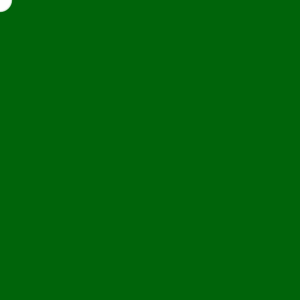
Frame 1 (no input)
Frame 60 (the mouse pressed at the canvas centre just before this capture): identical to frame 1, image omitted
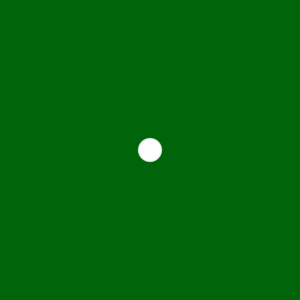
Frame 120 (the mouse held since frame 60 and released just before this capture)

The Processing sketch that drew these frames (run headless with seeded random() and noise(); from frame 60 on, the mouse is pressed at the canvas centre):

// Processing sketch: processing_168367
// ── processing_168367.pde

int num = 50;
int[] x = new int[num];
int[] y = new int[num];

void setup() {
  size(300,300);
  noStroke();
  smooth();
  fill(255,102);
}

void draw() {
  background(0, 100, 10);
  for (int i =num-1; i> 0; i--) {
    x[i] = x[i-1];
    y[i] = y[i-1];
  }

x[0] =mouseX;
y[0]= mouseY;
for(int i=0; i< num; i++) {
  ellipse(x[i], y[i], i/2.0, i/2.0);
}
}
